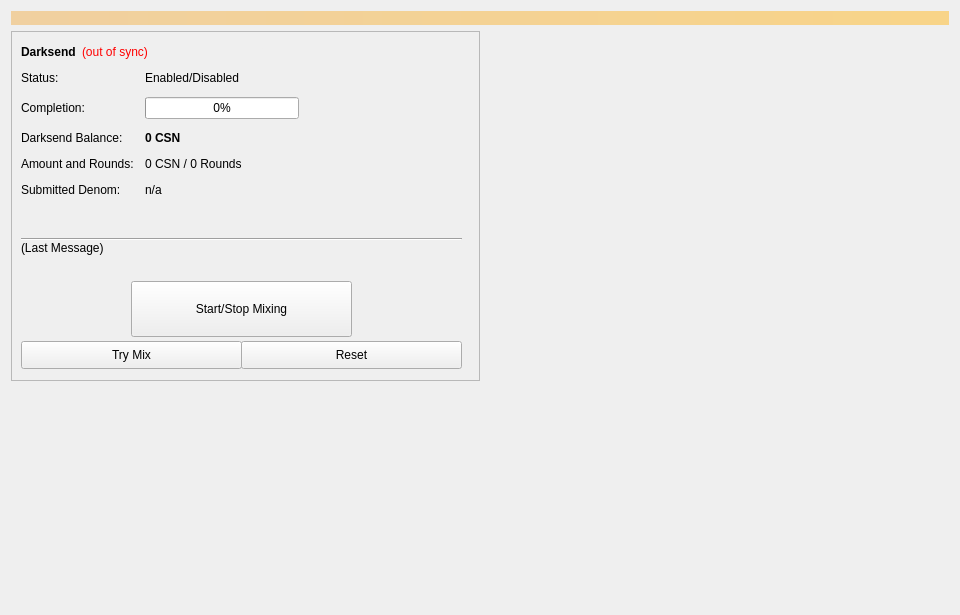
<?xml version="1.0" encoding="UTF-8"?>
<ui version="4.0">
 <class>Coinmix</class>
 <widget class="QWidget" name="Coinmix">
  <property name="geometry">
   <rect>
    <x>0</x>
    <y>0</y>
    <width>960</width>
    <height>615</height>
   </rect>
  </property>
  <property name="minimumSize">
   <size>
    <width>960</width>
    <height>0</height>
   </size>
  </property>
  <property name="windowTitle">
   <string>Form</string>
  </property>
  <layout class="QVBoxLayout" name="topLayout">
   <item>
    <widget class="QLabel" name="labelAlerts">
     <property name="visible">
      <bool>false</bool>
     </property>
     <property name="styleSheet">
      <string notr="true">background-color: qlineargradient(x1: 0, y1: 0, x2: 1, y2: 0, stop:0 #F0D0A0, stop:1 #F8D488); color:#000000;</string>
     </property>
     <property name="wordWrap">
      <bool>true</bool>
     </property>
     <property name="margin">
      <number>3</number>
     </property>
    </widget>
   </item>
   <item>
    <layout class="QHBoxLayout" name="horizontalLayout" stretch="1,1">
     <item>
      <layout class="QVBoxLayout" name="verticalLayout_2">
       <item>
        <widget class="QFrame" name="frameDarksend">
         <property name="minimumSize">
          <size>
           <width>0</width>
           <height>350</height>
          </size>
         </property>
         <property name="layoutDirection">
          <enum>Qt::LeftToRight</enum>
         </property>
         <property name="frameShape">
          <enum>QFrame::StyledPanel</enum>
         </property>
         <property name="frameShadow">
          <enum>QFrame::Raised</enum>
         </property>
         <widget class="QWidget" name="formLayoutWidget">
          <property name="geometry">
           <rect>
            <x>10</x>
            <y>40</y>
            <width>451</width>
            <height>161</height>
           </rect>
          </property>
          <layout class="QFormLayout" name="formLayout">
           <property name="fieldGrowthPolicy">
            <enum>QFormLayout::AllNonFixedFieldsGrow</enum>
           </property>
           <property name="horizontalSpacing">
            <number>11</number>
           </property>
           <property name="verticalSpacing">
            <number>12</number>
           </property>
           <item row="0" column="0">
            <widget class="QLabel" name="label_6">
             <property name="text">
              <string>Status:</string>
             </property>
            </widget>
           </item>
           <item row="1" column="0">
            <widget class="QLabel" name="label_7">
             <property name="text">
              <string>Completion:</string>
             </property>
            </widget>
           </item>
           <item row="1" column="1">
            <widget class="QProgressBar" name="DarksendProgress">
             <property name="maximumSize">
              <size>
               <width>154</width>
               <height>16777215</height>
              </size>
             </property>
             <property name="value">
              <number>0</number>
             </property>
            </widget>
           </item>
           <item row="2" column="0">
            <widget class="QLabel" name="labelAnonymizedText">
             <property name="text">
              <string>Darksend Balance:</string>
             </property>
            </widget>
           </item>
           <item row="2" column="1">
            <widget class="QLabel" name="labelAnonymized">
             <property name="font">
              <font>
               <weight>75</weight>
               <bold>true</bold>
              </font>
             </property>
             <property name="text">
              <string notr="true">0 CSN</string>
             </property>
            </widget>
           </item>
           <item row="3" column="0">
            <widget class="QLabel" name="label_8">
             <property name="text">
              <string>Amount and Rounds:</string>
             </property>
            </widget>
           </item>
           <item row="3" column="1">
            <widget class="QLabel" name="labelAmountRounds">
             <property name="text">
              <string>0 CSN / 0 Rounds</string>
             </property>
            </widget>
           </item>
           <item row="4" column="0">
            <widget class="QLabel" name="label_9">
             <property name="text">
              <string>Submitted Denom:</string>
             </property>
            </widget>
           </item>
           <item row="4" column="1">
            <widget class="QLabel" name="labelSubmittedDenom">
             <property name="toolTip">
              <string>The denominations you submitted to the Masternode.&lt;br&gt;To mix, other users must submit the exact same denominations.</string>
             </property>
             <property name="text">
              <string>n/a</string>
             </property>
            </widget>
           </item>
           <item row="0" column="1">
            <widget class="QLabel" name="DarksendEnabled">
             <property name="text">
              <string>Enabled/Disabled</string>
             </property>
            </widget>
           </item>
          </layout>
         </widget>
         <widget class="QPushButton" name="runAutoDenom">
          <property name="geometry">
           <rect>
            <x>251</x>
            <y>17</y>
            <width>1</width>
            <height>1</height>
           </rect>
          </property>
          <property name="palette">
           <palette>
            <active>
             <colorrole role="WindowText">
              <brush brushstyle="SolidPattern">
               <color alpha="255">
                <red>0</red>
                <green>0</green>
                <blue>0</blue>
               </color>
              </brush>
             </colorrole>
             <colorrole role="Button">
              <brush brushstyle="SolidPattern">
               <color alpha="255">
                <red>239</red>
                <green>238</green>
                <blue>238</blue>
               </color>
              </brush>
             </colorrole>
             <colorrole role="Light">
              <brush brushstyle="SolidPattern">
               <color alpha="255">
                <red>255</red>
                <green>255</green>
                <blue>255</blue>
               </color>
              </brush>
             </colorrole>
             <colorrole role="Midlight">
              <brush brushstyle="SolidPattern">
               <color alpha="255">
                <red>247</red>
                <green>246</green>
                <blue>246</blue>
               </color>
              </brush>
             </colorrole>
             <colorrole role="Dark">
              <brush brushstyle="SolidPattern">
               <color alpha="255">
                <red>119</red>
                <green>119</green>
                <blue>119</blue>
               </color>
              </brush>
             </colorrole>
             <colorrole role="Mid">
              <brush brushstyle="SolidPattern">
               <color alpha="255">
                <red>159</red>
                <green>159</green>
                <blue>159</blue>
               </color>
              </brush>
             </colorrole>
             <colorrole role="Text">
              <brush brushstyle="SolidPattern">
               <color alpha="255">
                <red>0</red>
                <green>0</green>
                <blue>0</blue>
               </color>
              </brush>
             </colorrole>
             <colorrole role="BrightText">
              <brush brushstyle="SolidPattern">
               <color alpha="255">
                <red>255</red>
                <green>255</green>
                <blue>255</blue>
               </color>
              </brush>
             </colorrole>
             <colorrole role="ButtonText">
              <brush brushstyle="SolidPattern">
               <color alpha="255">
                <red>0</red>
                <green>0</green>
                <blue>0</blue>
               </color>
              </brush>
             </colorrole>
             <colorrole role="Base">
              <brush brushstyle="SolidPattern">
               <color alpha="255">
                <red>255</red>
                <green>255</green>
                <blue>255</blue>
               </color>
              </brush>
             </colorrole>
             <colorrole role="Window">
              <brush brushstyle="SolidPattern">
               <color alpha="255">
                <red>239</red>
                <green>238</green>
                <blue>238</blue>
               </color>
              </brush>
             </colorrole>
             <colorrole role="Shadow">
              <brush brushstyle="SolidPattern">
               <color alpha="255">
                <red>0</red>
                <green>0</green>
                <blue>0</blue>
               </color>
              </brush>
             </colorrole>
             <colorrole role="AlternateBase">
              <brush brushstyle="SolidPattern">
               <color alpha="255">
                <red>247</red>
                <green>246</green>
                <blue>246</blue>
               </color>
              </brush>
             </colorrole>
             <colorrole role="ToolTipBase">
              <brush brushstyle="SolidPattern">
               <color alpha="255">
                <red>255</red>
                <green>255</green>
                <blue>220</blue>
               </color>
              </brush>
             </colorrole>
             <colorrole role="ToolTipText">
              <brush brushstyle="SolidPattern">
               <color alpha="255">
                <red>0</red>
                <green>0</green>
                <blue>0</blue>
               </color>
              </brush>
             </colorrole>
            </active>
            <inactive>
             <colorrole role="WindowText">
              <brush brushstyle="SolidPattern">
               <color alpha="255">
                <red>0</red>
                <green>0</green>
                <blue>0</blue>
               </color>
              </brush>
             </colorrole>
             <colorrole role="Button">
              <brush brushstyle="SolidPattern">
               <color alpha="255">
                <red>239</red>
                <green>238</green>
                <blue>238</blue>
               </color>
              </brush>
             </colorrole>
             <colorrole role="Light">
              <brush brushstyle="SolidPattern">
               <color alpha="255">
                <red>255</red>
                <green>255</green>
                <blue>255</blue>
               </color>
              </brush>
             </colorrole>
             <colorrole role="Midlight">
              <brush brushstyle="SolidPattern">
               <color alpha="255">
                <red>247</red>
                <green>246</green>
                <blue>246</blue>
               </color>
              </brush>
             </colorrole>
             <colorrole role="Dark">
              <brush brushstyle="SolidPattern">
               <color alpha="255">
                <red>119</red>
                <green>119</green>
                <blue>119</blue>
               </color>
              </brush>
             </colorrole>
             <colorrole role="Mid">
              <brush brushstyle="SolidPattern">
               <color alpha="255">
                <red>159</red>
                <green>159</green>
                <blue>159</blue>
               </color>
              </brush>
             </colorrole>
             <colorrole role="Text">
              <brush brushstyle="SolidPattern">
               <color alpha="255">
                <red>0</red>
                <green>0</green>
                <blue>0</blue>
               </color>
              </brush>
             </colorrole>
             <colorrole role="BrightText">
              <brush brushstyle="SolidPattern">
               <color alpha="255">
                <red>255</red>
                <green>255</green>
                <blue>255</blue>
               </color>
              </brush>
             </colorrole>
             <colorrole role="ButtonText">
              <brush brushstyle="SolidPattern">
               <color alpha="255">
                <red>0</red>
                <green>0</green>
                <blue>0</blue>
               </color>
              </brush>
             </colorrole>
             <colorrole role="Base">
              <brush brushstyle="SolidPattern">
               <color alpha="255">
                <red>255</red>
                <green>255</green>
                <blue>255</blue>
               </color>
              </brush>
             </colorrole>
             <colorrole role="Window">
              <brush brushstyle="SolidPattern">
               <color alpha="255">
                <red>239</red>
                <green>238</green>
                <blue>238</blue>
               </color>
              </brush>
             </colorrole>
             <colorrole role="Shadow">
              <brush brushstyle="SolidPattern">
               <color alpha="255">
                <red>0</red>
                <green>0</green>
                <blue>0</blue>
               </color>
              </brush>
             </colorrole>
             <colorrole role="AlternateBase">
              <brush brushstyle="SolidPattern">
               <color alpha="255">
                <red>247</red>
                <green>246</green>
                <blue>246</blue>
               </color>
              </brush>
             </colorrole>
             <colorrole role="ToolTipBase">
              <brush brushstyle="SolidPattern">
               <color alpha="255">
                <red>255</red>
                <green>255</green>
                <blue>220</blue>
               </color>
              </brush>
             </colorrole>
             <colorrole role="ToolTipText">
              <brush brushstyle="SolidPattern">
               <color alpha="255">
                <red>0</red>
                <green>0</green>
                <blue>0</blue>
               </color>
              </brush>
             </colorrole>
            </inactive>
            <disabled>
             <colorrole role="WindowText">
              <brush brushstyle="SolidPattern">
               <color alpha="255">
                <red>119</red>
                <green>119</green>
                <blue>119</blue>
               </color>
              </brush>
             </colorrole>
             <colorrole role="Button">
              <brush brushstyle="SolidPattern">
               <color alpha="255">
                <red>239</red>
                <green>238</green>
                <blue>238</blue>
               </color>
              </brush>
             </colorrole>
             <colorrole role="Light">
              <brush brushstyle="SolidPattern">
               <color alpha="255">
                <red>255</red>
                <green>255</green>
                <blue>255</blue>
               </color>
              </brush>
             </colorrole>
             <colorrole role="Midlight">
              <brush brushstyle="SolidPattern">
               <color alpha="255">
                <red>247</red>
                <green>246</green>
                <blue>246</blue>
               </color>
              </brush>
             </colorrole>
             <colorrole role="Dark">
              <brush brushstyle="SolidPattern">
               <color alpha="255">
                <red>119</red>
                <green>119</green>
                <blue>119</blue>
               </color>
              </brush>
             </colorrole>
             <colorrole role="Mid">
              <brush brushstyle="SolidPattern">
               <color alpha="255">
                <red>159</red>
                <green>159</green>
                <blue>159</blue>
               </color>
              </brush>
             </colorrole>
             <colorrole role="Text">
              <brush brushstyle="SolidPattern">
               <color alpha="255">
                <red>119</red>
                <green>119</green>
                <blue>119</blue>
               </color>
              </brush>
             </colorrole>
             <colorrole role="BrightText">
              <brush brushstyle="SolidPattern">
               <color alpha="255">
                <red>255</red>
                <green>255</green>
                <blue>255</blue>
               </color>
              </brush>
             </colorrole>
             <colorrole role="ButtonText">
              <brush brushstyle="SolidPattern">
               <color alpha="255">
                <red>119</red>
                <green>119</green>
                <blue>119</blue>
               </color>
              </brush>
             </colorrole>
             <colorrole role="Base">
              <brush brushstyle="SolidPattern">
               <color alpha="255">
                <red>239</red>
                <green>238</green>
                <blue>238</blue>
               </color>
              </brush>
             </colorrole>
             <colorrole role="Window">
              <brush brushstyle="SolidPattern">
               <color alpha="255">
                <red>239</red>
                <green>238</green>
                <blue>238</blue>
               </color>
              </brush>
             </colorrole>
             <colorrole role="Shadow">
              <brush brushstyle="SolidPattern">
               <color alpha="255">
                <red>0</red>
                <green>0</green>
                <blue>0</blue>
               </color>
              </brush>
             </colorrole>
             <colorrole role="AlternateBase">
              <brush brushstyle="SolidPattern">
               <color alpha="255">
                <red>239</red>
                <green>238</green>
                <blue>238</blue>
               </color>
              </brush>
             </colorrole>
             <colorrole role="ToolTipBase">
              <brush brushstyle="SolidPattern">
               <color alpha="255">
                <red>255</red>
                <green>255</green>
                <blue>220</blue>
               </color>
              </brush>
             </colorrole>
             <colorrole role="ToolTipText">
              <brush brushstyle="SolidPattern">
               <color alpha="255">
                <red>0</red>
                <green>0</green>
                <blue>0</blue>
               </color>
              </brush>
             </colorrole>
            </disabled>
           </palette>
          </property>
          <property name="focusPolicy">
           <enum>Qt::NoFocus</enum>
          </property>
          <property name="autoFillBackground">
           <bool>true</bool>
          </property>
          <property name="text">
           <string/>
          </property>
          <property name="flat">
           <bool>true</bool>
          </property>
         </widget>
         <widget class="QPushButton" name="toggleDarksend">
          <property name="geometry">
           <rect>
            <x>120</x>
            <y>250</y>
            <width>221</width>
            <height>56</height>
           </rect>
          </property>
          <property name="sizePolicy">
           <sizepolicy hsizetype="MinimumExpanding" vsizetype="Fixed">
            <horstretch>0</horstretch>
            <verstretch>0</verstretch>
           </sizepolicy>
          </property>
          <property name="text">
           <string>Start/Stop Mixing</string>
          </property>
         </widget>
         <widget class="Line" name="lineLastMessage">
          <property name="geometry">
           <rect>
            <x>10</x>
            <y>200</y>
            <width>441</width>
            <height>16</height>
           </rect>
          </property>
          <property name="orientation">
           <enum>Qt::Horizontal</enum>
          </property>
         </widget>
         <widget class="QLabel" name="DarksendStatus">
          <property name="geometry">
           <rect>
            <x>10</x>
            <y>210</y>
            <width>451</width>
            <height>43</height>
           </rect>
          </property>
          <property name="minimumSize">
           <size>
            <width>288</width>
            <height>43</height>
           </size>
          </property>
          <property name="text">
           <string>(Last Message)</string>
          </property>
          <property name="alignment">
           <set>Qt::AlignLeading|Qt::AlignLeft|Qt::AlignTop</set>
          </property>
          <property name="wordWrap">
           <bool>true</bool>
          </property>
         </widget>
         <widget class="QPushButton" name="DarksendAuto">
          <property name="geometry">
           <rect>
            <x>10</x>
            <y>310</y>
            <width>221</width>
            <height>28</height>
           </rect>
          </property>
          <property name="sizePolicy">
           <sizepolicy hsizetype="MinimumExpanding" vsizetype="Fixed">
            <horstretch>0</horstretch>
            <verstretch>0</verstretch>
           </sizepolicy>
          </property>
          <property name="toolTip">
           <string>Try to manually submit a Darksend request.</string>
          </property>
          <property name="text">
           <string>Try Mix</string>
          </property>
         </widget>
         <widget class="QPushButton" name="DarksendReset">
          <property name="geometry">
           <rect>
            <x>230</x>
            <y>310</y>
            <width>221</width>
            <height>28</height>
           </rect>
          </property>
          <property name="sizePolicy">
           <sizepolicy hsizetype="MinimumExpanding" vsizetype="Fixed">
            <horstretch>0</horstretch>
            <verstretch>0</verstretch>
           </sizepolicy>
          </property>
          <property name="toolTip">
           <string>Reset the current status of Darksend (can interrupt Darksend if it's in the process of Mixing, which can cost you money!)</string>
          </property>
          <property name="autoFillBackground">
           <bool>false</bool>
          </property>
          <property name="text">
           <string>Reset</string>
          </property>
         </widget>
         <widget class="QWidget" name="layoutWidget">
          <property name="geometry">
           <rect>
            <x>10</x>
            <y>10</y>
            <width>431</width>
            <height>22</height>
           </rect>
          </property>
          <layout class="QHBoxLayout" name="horizontalLayout_5">
           <item>
            <widget class="QLabel" name="label_2">
             <property name="font">
              <font>
               <weight>75</weight>
               <bold>true</bold>
              </font>
             </property>
             <property name="text">
              <string>Darksend</string>
             </property>
            </widget>
           </item>
           <item>
            <widget class="QLabel" name="labelDarksendSyncStatus">
             <property name="toolTip">
              <string>The displayed information may be out of date. Your wallet automatically synchronizes with the CSN network after a connection is established, but this process has not completed yet.</string>
             </property>
             <property name="styleSheet">
              <string notr="true">QLabel { color: red; }</string>
             </property>
             <property name="text">
              <string notr="true">(out of sync)</string>
             </property>
             <property name="alignment">
              <set>Qt::AlignLeading|Qt::AlignLeft|Qt::AlignVCenter</set>
             </property>
            </widget>
           </item>
           <item>
            <spacer name="horizontalSpacer_4">
             <property name="orientation">
              <enum>Qt::Horizontal</enum>
             </property>
             <property name="sizeHint" stdset="0">
              <size>
               <width>40</width>
               <height>20</height>
              </size>
             </property>
            </spacer>
           </item>
          </layout>
         </widget>
        </widget>
       </item>
       <item>
        <spacer name="verticalSpacer">
         <property name="orientation">
          <enum>Qt::Vertical</enum>
         </property>
         <property name="sizeHint" stdset="0">
          <size>
           <width>20</width>
           <height>40</height>
          </size>
         </property>
        </spacer>
       </item>
      </layout>
     </item>
     <item>
      <layout class="QVBoxLayout" name="verticalLayout_3">
       <item>
        <spacer name="verticalSpacer_2">
         <property name="orientation">
          <enum>Qt::Vertical</enum>
         </property>
         <property name="sizeType">
          <enum>QSizePolicy::Expanding</enum>
         </property>
         <property name="sizeHint" stdset="0">
          <size>
           <width>20</width>
           <height>40</height>
          </size>
         </property>
        </spacer>
       </item>
      </layout>
     </item>
    </layout>
   </item>
  </layout>
 </widget>
 <resources/>
 <connections/>
</ui>
